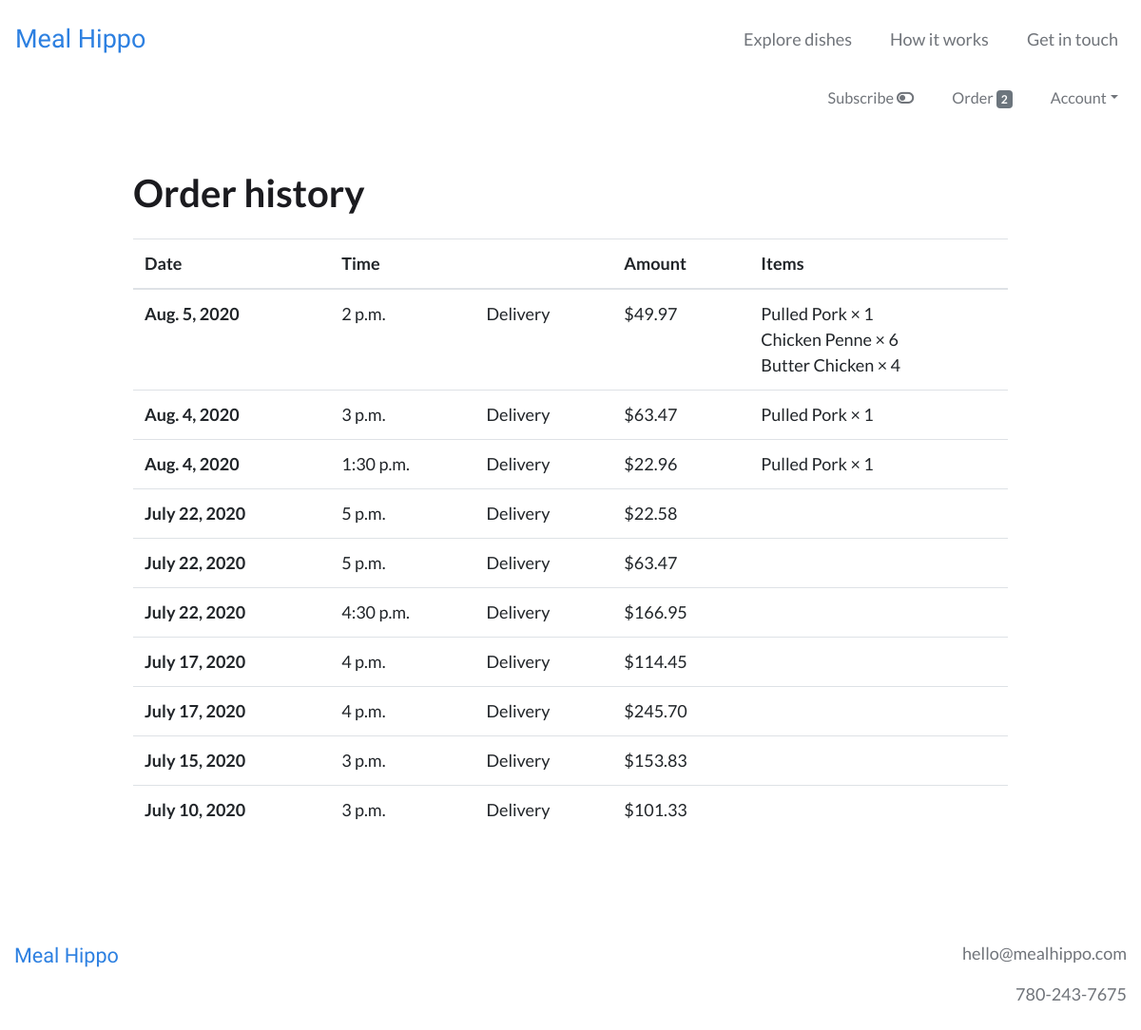
/order/history (signed in), run on an earlier commit of the app's database.
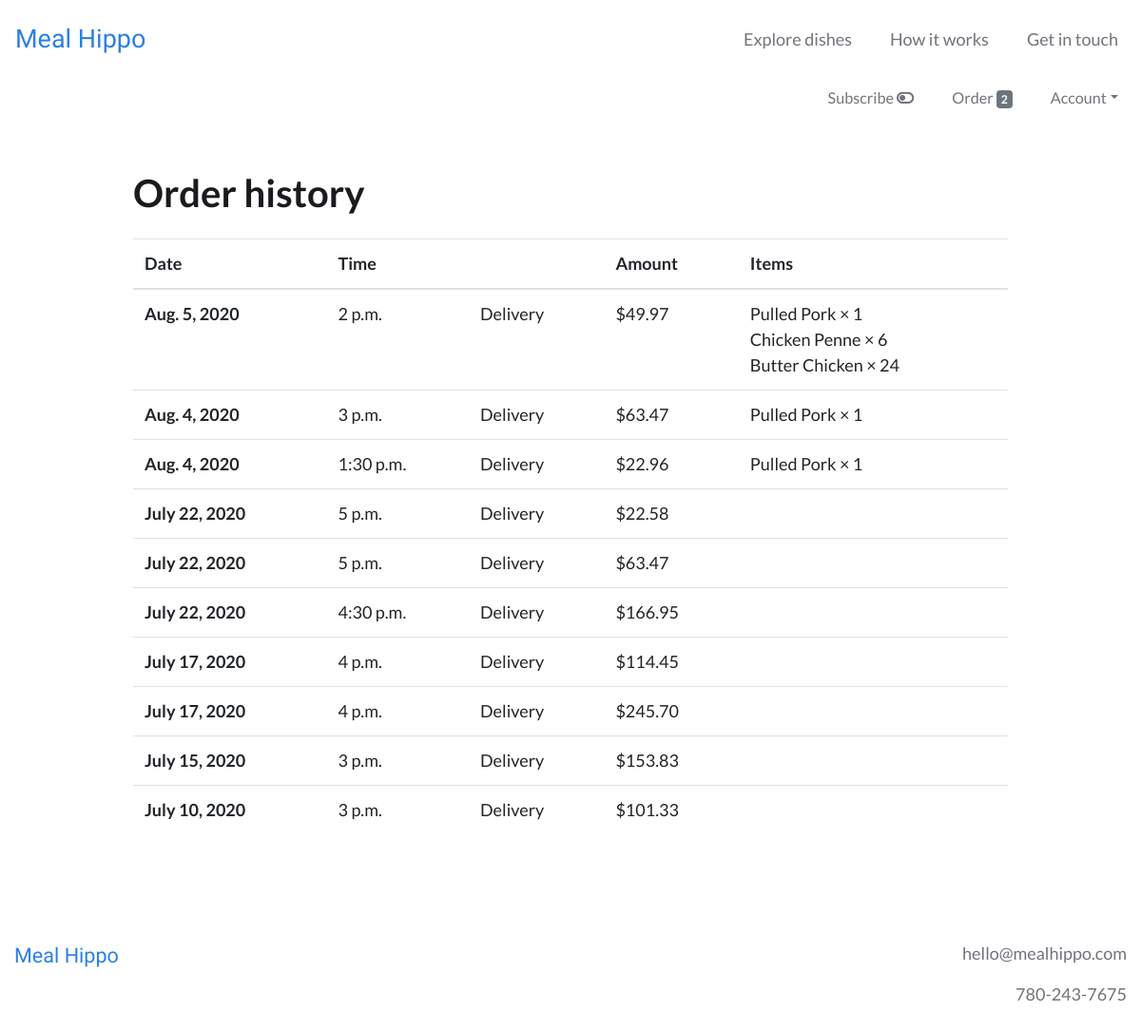
And on a later commit of the database.
### users/models.py (models this page shows, shortened)
class CustomUser(AbstractBaseUser):
    email = models.EmailField(unique=True)
    is_active = models.BooleanField(default=True)
    is_admin = models.BooleanField(default=False)
    objects = CustomUserManager()
    USERNAME_FIELD = 'email'
    REQUIRED_FIELDS = []

### webplatform/models.py (models this page shows, shortened)
class Order(models.Model):
    user = models.ForeignKey(settings.AUTH_USER_MODEL, on_delete=models.CASCADE)
    items = models.ManyToManyField(OrderItem)
    to_be_delivered = models.BooleanField(default=True)
    delivery_date = models.DateField(null=True)
    delivery_time = models.TimeField(null=True)
    is_completed = models.BooleanField(default=False)
    payment = models.ForeignKey(Payment, on_delete=models.SET_NULL, blank=True, null=True)
    created_at = models.DateTimeField(auto_now_add=True)
    modified_at = models.DateTimeField(auto_now=True)

class Payment(models.Model):
    stripe_charge_id = models.CharField(max_length=50)
    user = models.ForeignKey(settings.AUTH_USER_MODEL, on_delete=models.SET_NULL, blank=True, null=True)
    price = models.FloatField()
    timestamp = models.DateTimeField(auto_now=True)

class OrderItem(models.Model):
    user = models.ForeignKey(settings.AUTH_USER_MODEL, on_delete=models.CASCADE)
    item = models.ForeignKey(Item, on_delete=models.CASCADE)
    quantity = models.IntegerField(default=1)
    is_completed = models.BooleanField(default=False)

class Item(models.Model):
    supplier = models.ForeignKey(Supplier, on_delete=models.CASCADE)
    name = models.CharField(max_length=100)
    description = models.TextField()
    price = models.FloatField()
    minimum_portions = models.IntegerField(blank=True, null=True)
    portion_increment = models.IntegerField(blank=True, null=True)
    minimum_lead_time = models.IntegerField(blank=True, null=True)
    calories = models.CharField(max_length=100, blank=True, null=True)
    protein = models.FloatField(blank=True, null=True)
    fat = models.FloatField(blank=True, null=True)
    carbs = models.FloatField(blank=True, null=True)
    is_active = models.BooleanField()
    is_featured = models.BooleanField(default=False)
    created_at = models.DateTimeField(auto_now_add=True)
    modified_at = models.DateTimeField(auto_now=True)

### webplatform/views.py (the view)
# urls.py: path('order/history', views.OrderHistoryView.as_view(), name='order_history_view'),
class OrderHistoryView(IsSubscribedMixin, LoginRequiredMixin, TemplateView):
    login_url = 'login'
    template_name = 'webplatform/order_history_view.html'
    def get_context_data(self, **kwargs):
        context = super().get_context_data(**kwargs)
        context['completed_orders'] = models.Order.objects.filter(user=self.request.user, is_completed=True).order_by('-delivery_date', '-delivery_time')
        return context

### webplatform/templatetags/cart_templatetags.py (called while the page is built)
@register.filter
def cart_item_count(user):
    if user.is_authenticated:
        queryset = models.Order.objects.filter(user=user, is_completed=False)
        if queryset.exists():
            return queryset[0].items.count()
    return 0

### webplatform/views.py (called while the page is built)
    def get_context_data(self, **kwargs):
        context = super(IsSubscribedMixin, self).get_context_data(**kwargs)
        if self.request.user.is_authenticated:
            user_subscription_qs = models.UserSubscription.objects.filter(user=self.request.user)
            user_subscription = user_subscription_qs[0]
            context['is_subscribed'] = user_subscription.is_subscribed
        return context

### webplatform/templates/webplatform/order_history_view.html (shortened to what this page needs)
{% extends 'base.html' %}
{% load static %}
{% load humanize %}
{% block content %}
<div class="container my-5">
  <div class="row my-5">
    <div class="col-md-10 offset-md-1">
      <h1 class="mb-4">Order history</h1>
      <table class="table">
        <thead>
          <tr>
            <th scope="col">Date</th>
            <th scope="col">Time</th>
            <th scope="col"></th>
            <th scope="col">Amount</th>
            <th scope="col">Items</th>
          </tr>
        </thead>
        <tbody>
          {% for completed_order in completed_orders %}
            <tr>
              <th scope="row">{{ completed_order.delivery_date }}</th>
              <td>{{ completed_order.delivery_time }}</td>
              <td>{% if completed_order.to_be_delivered %}Delivery{% else %}Pickup{% endif %}</td>
              <td>${{ completed_order.payment.price|floatformat:2|intcomma }}</td>
              <td>
                {% for order_item in completed_order.items.all %}
                  {{ order_item.item.name }} &times; {{ order_item.quantity }}<br>
                {% endfor %}
              </td>
            </tr>
          {% endfor %}
        </tbody>
      </table>
    </div>
  </div>
</div>
{% endblock %}

### templates/base.html (shortened to what this page needs)
{% load static %}
{% load cart_templatetags %}
<!DOCTYPE html>
<html lang="en" dir="ltr">
  <head>
    <link rel="stylesheet" href="https://stackpath.bootstrapcdn.com/bootstrap/4.4.1/css/bootstrap.min.css">
    <link rel="stylesheet" type="text/css" href="{% static 'style.css' %}">
  </head>
  <body>
    <nav class="navbar navbar-expand-md navbar-light py-3">
      <a class="navbar-brand" href="{% url 'webplatform:home_view' %}">Meal&nbsp;Hippo</a>
      <div class="collapse navbar-collapse" id="navbarText">
        <ul class="navbar-nav ml-auto">
          <li class="nav-item mr-4">
            <a class="nav-link" href="{% url 'webplatform:order_items_view' %}">Explore dishes</a>
          </li>
          <li class="nav-item mr-4">
            <a class="nav-link" href="{% url 'webplatform:support_view' %}">How it works</a>
          </li>
          {% if user.is_authenticated %}
            <li class="nav-item">
          {% else %}
            <li class="nav-item mr-4">
          {% endif %}
            <a class="nav-link" href="{% url 'webplatform:contact_view' %}">Get in touch</a>
          </li>
        </ul>
      </div>
    </nav>
    {% if user.is_authenticated %}
        <nav class="navbar navbar-expand navbar-light user-nav pt-0">
            <ul class="navbar-nav mx-auto ml-md-auto mr-md-0">
              {% if is_subscribed %}
                <li class="nav-item mr-4">
                  <a class="nav-link" data-toggle="modal" data-target="#subscribe_modal" href="">Subscribed <i class="fas fa-toggle-on"></i></a>
                </li>
              {% else %}
                <span data-toggle="tooltip" data-placement="bottom" title="Automate future orders and save money">
                  <li class="nav-item mr-4">
                    <a class="nav-link" data-toggle="modal" data-target="#subscribe_modal" href="">Subscribe <i class="fas fa-toggle-off"></i></a>
                  </li>
                </span>
              {% endif %}
              <li class="nav-item mr-4">
                <a class="nav-link" href="{% url 'webplatform:order_items_view' %}">
                  Order <span class="badge badge-secondary">{{ request.user|cart_item_count }}</span>
                </a>
              </li>
              <li class="nav-item dropdown">
                <a class="nav-link dropdown-toggle" data-toggle="dropdown" href="#" role="button" aria-haspopup="true" aria-expanded="false">Account</a>
              </li>
            </ul>
        </nav>
    {% endif %}
    {% block content %}
    {% endblock %}
    <footer>
      <div class="container-fluid text-center py-5 mb-5">
        <div class="row">
          <div class="col-sm text-sm-left mb-4">
            <span class="logo">
              <a href="{% url 'webplatform:home_view' %}">Meal&nbsp;Hippo</a>
            </span>
          </div>
          <div class="col-sm text-sm-right">
            <p>hello@mealhippo.com</p>
            <p>780-243-7675</p>
          </div>
        </div>
      </div>
    </footer>
  </body>
</html>

### static/style.css (style rules this page uses)
:root { --heading: #1B1B1F; --sub_heading: #1B1B1F; --text: #70747A; --logo: #2D80E1; --button_dark: #307FDB; --button_light: #388FF4; --link_dark: #307FDB; --link_light: #388FF4; --nav_dark: #70747A; --nav_light: #1B1B1F; --attention_dark: #C1DAFF; --attention_light: #D8E8FF; --attention_text: #0956AF; }
body { color: var(--text); font-family: 'Lato', sans-serif; font-size: 18px; }
a, .btn-link { color: var(--link_dark); }
h1, h2, h3 { font-weight: bold; color: var(--heading); }
.navbar-light .navbar-brand, .logo a { color: var(--logo); font-size: 1.5em; font-family: 'Varela Round', "Arial Rounded MT Bold", "Helvetica Rounded", sans-serif; }
.logo a { font-size: 1.2em; }
.navbar-nav .nav-item a.nav-link { color: var(--nav_dark); }
.user-nav { font-size: 0.9em; }

What changed in the data, as far as the page shows it:
changed OrderItem "Butter Chicken": quantity "4" → "24"
